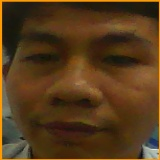
#> input picture images/1111/1111-source-2020-09-16-11.jpg, 160 x 160 px, given in place of the camera
$ python face-collect.py
#> lines starting #> are read from the running program, lines starting #| are printed output that depends on the picture; after the words box and inside, x2 and y2 are one past the last pixel; in counts of white or black regions, pixels touching at a corner belong together
import cv2 as cv
import numpy as np
import os

#cac dia chi de luu tru du lieu
base_dir = '/home/le/PycharmProjects/pythonProject1/images'

#cac module de nhan dien khuon mat
face_cascade = cv.CascadeClassifier('data/haarcascade_frontalface_default.xml')
# eye_cascade = cv.CascadeClassifier('data/haarcascade_fullbody.xml')
# car_cascale = cv.CascadeClassifier('data/haarcascade_russian_plate_number.xml')

cap = cv.VideoCapture(0)
_, frame1 = cap.read()
#> frame1 is the input picture: shape (160, 160, 3); mean B, G, R 26.7, 57.8, 85.2
face1 = frame1
i = 50
while cap.isOpened():
    #img = cv.imread('8.jpg')
    _, frame1 = cap.read()
    #img = cv.resize(frame1,(512,512)   )
    img = frame1
    gray = cv.cvtColor(img, cv.COLOR_BGR2GRAY)
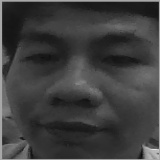
#> gray: shape (160, 160); min 11, max 224, mean 62.4
    faces = face_cascade.detectMultiScale(gray, 1.1, 13)
#> faces = ()
    # eyes = eye_cascade.detectMultiScale(gray, 1.1, 3)

    for (x, y, w, h) in faces:
        cv.rectangle(img, (x,y), (x+w,y+h), (0,255,0), 3)
        face1 = img[y:y+h, x:x+w]
        print(x,y,w,h)
        if (x,y,w,h) is not None:
            if i == 50:
                name = input('nhap ten: ')
                new_folder= os.path.join(base_dir, name)
                os.mkdir(new_folder)
                if name == "":
                    i = 30
                    break
                elif name == "exit":
                    break
                i = 0
            i = i + 1
            face1 = cv.resize(face1, (160, 160))
            text = r'/home/le/PycharmProjects/pythonProject1/images/' + str(name) + r'/anh' + str(i) + '.jpg'
            cv.imwrite(text, face1)
#> this loop made 0 passes
#> after the loop, i = 50
    cv.putText(img, "so anh : " + str(i + 1), (10, 100), cv.FONT_HERSHEY_SIMPLEX, 1, (0, 0, 255), 3)
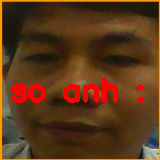
#> img: shape (160, 160, 3); 4.46% of pixels changed, all inside (x1, y1, x2, y2) = (11, 77, 144, 103)
    #cv.putText(img, "ten: " + name, (10, 150), cv.FONT_HERSHEY_SIMPLEX, 1, (255, 0, 0), 3)
    if i < 50:
        cv.imshow('image', img)

    if cv.waitKey(1) & 0xFF == ord('q'):
#> (key q is pressed here)
        break
    #elif cv.waitKey(1) & 0xFF == ord('c'):
     #   cv.imwrite(text, face1)
      #  print("save sucessfully")
cv.destroyAllWindows()

$ run again, on images/1111/1111-source-2020-09-16-14.jpg
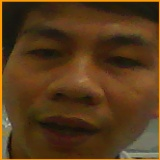
#> input picture images/1111/1111-source-2020-09-16-14.jpg, 160 x 160 px, given in place of the camera
#> frame1 is the input picture: shape (160, 160, 3); mean B, G, R 26.3, 57.4, 86.5
#> `gray = cv.cvtColor(img, cv.COLOR_BGR2GRAY)`:
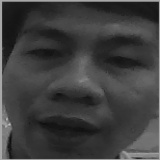
#> gray: shape (160, 160); min 13, max 193, mean 62.6
#> faces = ()
#> after the loop `for (x, y, w, h) in faces:`: i = 50
#> `cv.putText(img, "so anh : " + str(i + 1), (10, 100), cv.FONT_HERSHEY_S..`:
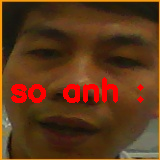
#> img: shape (160, 160, 3); 4.46% of pixels changed, all inside (x1, y1, x2, y2) = (11, 77, 144, 103)
